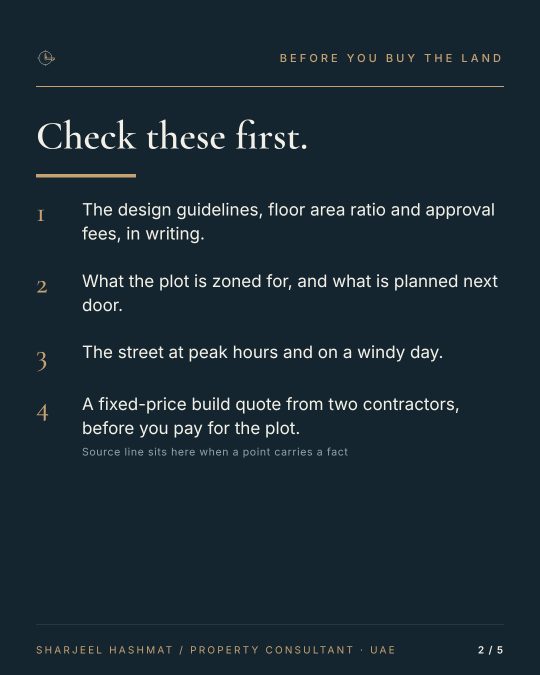
#> input picture brand/card-kit/proof/html/2_list.png, 1080 x 1350 px (shown at 1/2 size)
$ python -i check_kit.py   (imports and definitions only)
#> lines starting #> are read from the running program, lines starting #| are printed output that depends on the picture; after the words box and inside, x2 and y2 are one past the last pixel; in counts of white or black regions, pixels touching at a corner belong together
#> further down, picture is the input picture: PIL image 1080x1350 RGB; mean R, G, B 26.2, 42.5, 51.7
#!/usr/bin/env python3
"""Card kit check (CI job "card-kit", and by hand: python3 check_kit.py). Python and Pillow only.

Renders every example spec in examples/ with render_cards.py (Pillow engine) and fails when:
  1. a card is not 1080 x 1350 (feed) or 1080 x 1920 (reel);
  2. a font did not load or would fall back: every face must load from fonts/ under its own name, every character
     must have a glyph in the kit fonts, and the renderer must refuse a character the fonts lack and a missing font file;
  3. any pixel in a chart's bar area is outside the palette (Ink, Ivory, Brass, Brass Deep, Slate Light), allowing
     anti-aliasing: a pixel may lie between two palette colours;
  4. any text (specs, templates, README, code) contains an em or en dash, or the renderer accepts one;
  5. the Pillow card no longer matches the kit's HTML rendering (proof/html, the approved layout): more than 1,000
     inked pixels with no inked pixel within 1 px in the other image, or more than 1.5% of pixels differing by more
     than 64 in any channel. Glyph anti-aliasing differs between the two engines; a moved, missing or rewrapped line
     does not pass.
With --html (needs Playwright) it also renders every example with the HTML engine and checks the same rules.
"""
from __future__ import annotations

import json
import sys
import tempfile
from pathlib import Path

from PIL import Image, ImageChops, ImageDraw, ImageFilter

import render_cards as rc

KIT = Path(__file__).resolve().parent
FAILS: list[str] = []


def fail(msg: str):
    FAILS.append(msg)
    print(f'FAIL {msg}')


def ok(msg: str):
    print(f'ok   {msg}')


PAL = list(rc.PALETTE.values())


# [12 lines left out: functions seg_dist, off_palette, not called in this run]


def ink(img: Image.Image) -> Image.Image:
    """255 where a pixel differs from Ink by more than 40 in some channel."""
    d = ImageChops.difference(img.convert('RGB'), Image.new('RGB', img.size, rc.INK))
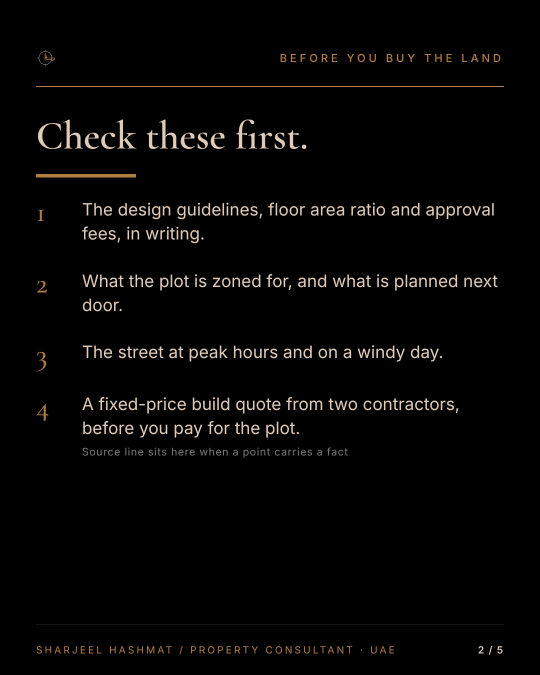
#> d: PIL image 1080x1350 RGB (shown at 1/2 size); mean R, G, B 6.2, 5.5, 4.7
    r, g, b = d.split()
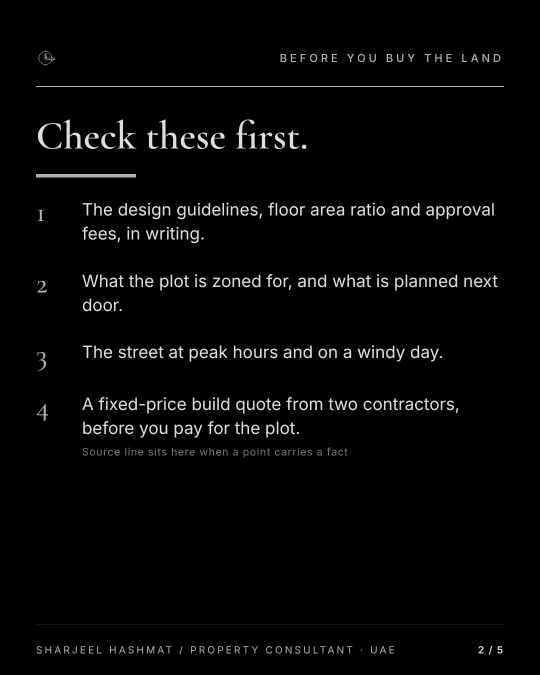
#> r: PIL image 1080x1350 L (shown at 1/2 size); min 0, max 223, mean 6.2
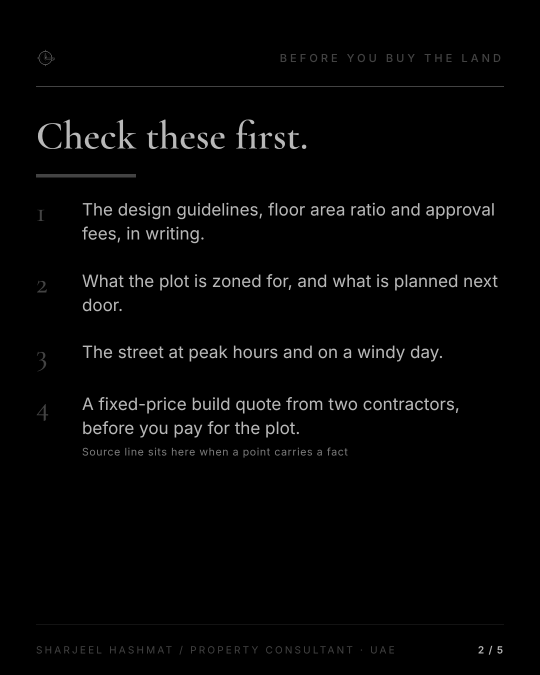
#> b: PIL image 1080x1350 L (shown at 1/2 size); min 0, max 184, mean 4.7
    return ImageChops.lighter(ImageChops.lighter(r, g), b).point(lambda v: 255 if v > 40 else 0)
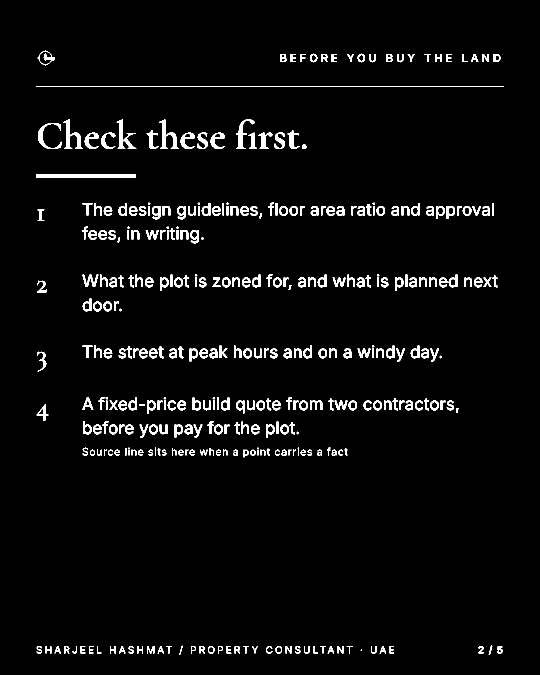
#> returned value: PIL image 1080x1350 L (shown at 1/2 size); 3.5% white; 346 white regions (18 under 20 px), largest, box (x1, y1, x2, y2) and area: (72, 172, 1008, 174) 1872, (72, 348, 272, 355) 1400, (127, 239, 166, 297) 730


def count(mask: Image.Image) -> int:
    return mask.histogram()[255]


# [104 lines left out: functions parity, check_card, main, not called in this run]


# [2 lines not run here, left out]

>>> from PIL import Image
>>> picture = Image.open('proof/html/2_list.png')
>>> result = ink(picture)

$ run again, on brand/card-kit/proof/approved/3_quote.png
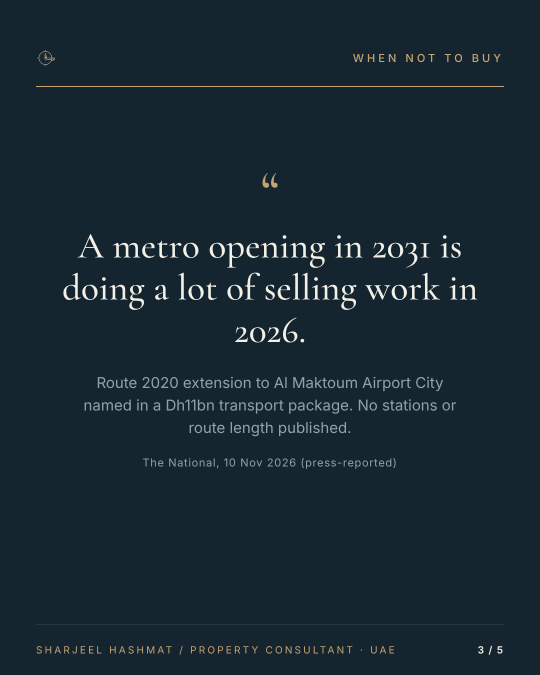
#> input picture brand/card-kit/proof/approved/3_quote.png, 1080 x 1350 px (shown at 1/2 size)
#> picture is the input picture: PIL image 1080x1350 RGB; mean R, G, B 24.3, 40.9, 50.4
#> in ink, `d = ImageChops.difference(img.convert('RGB'), Image.new('RGB', img.siz..`:
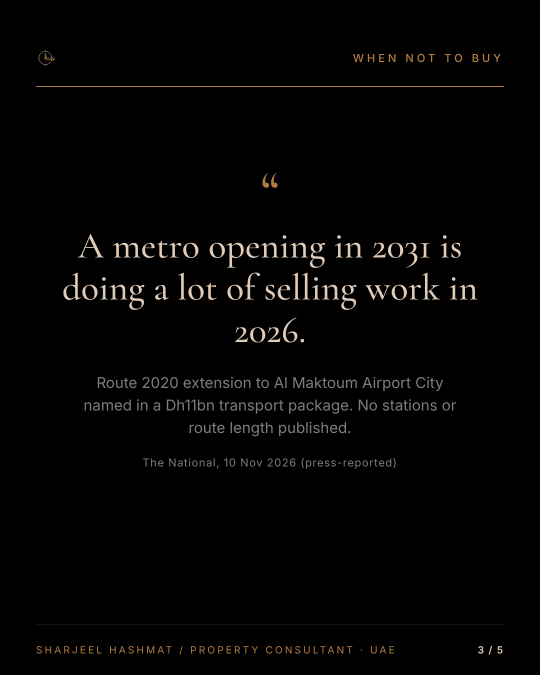
#> d: PIL image 1080x1350 RGB (shown at 1/2 size); mean R, G, B 4.3, 3.9, 3.4
#> in ink, `return ImageChops.lighter(ImageChops.lighter(r, g), b).point(lambda v:..`:
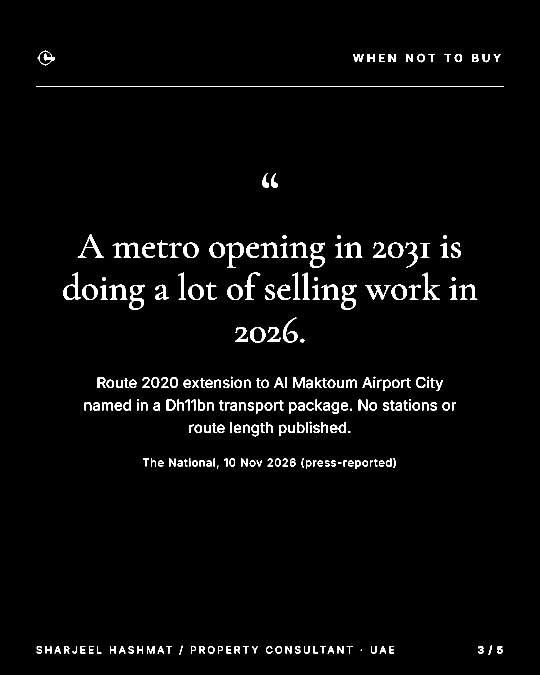
#> returned value: PIL image 1080x1350 L (shown at 1/2 size); 2.8% white; 261 white regions (12 under 20 px), largest, box (x1, y1, x2, y2) and area: (72, 172, 1008, 174) 1872, (225, 485, 281, 515) 650, (258, 569, 289, 620) 622
